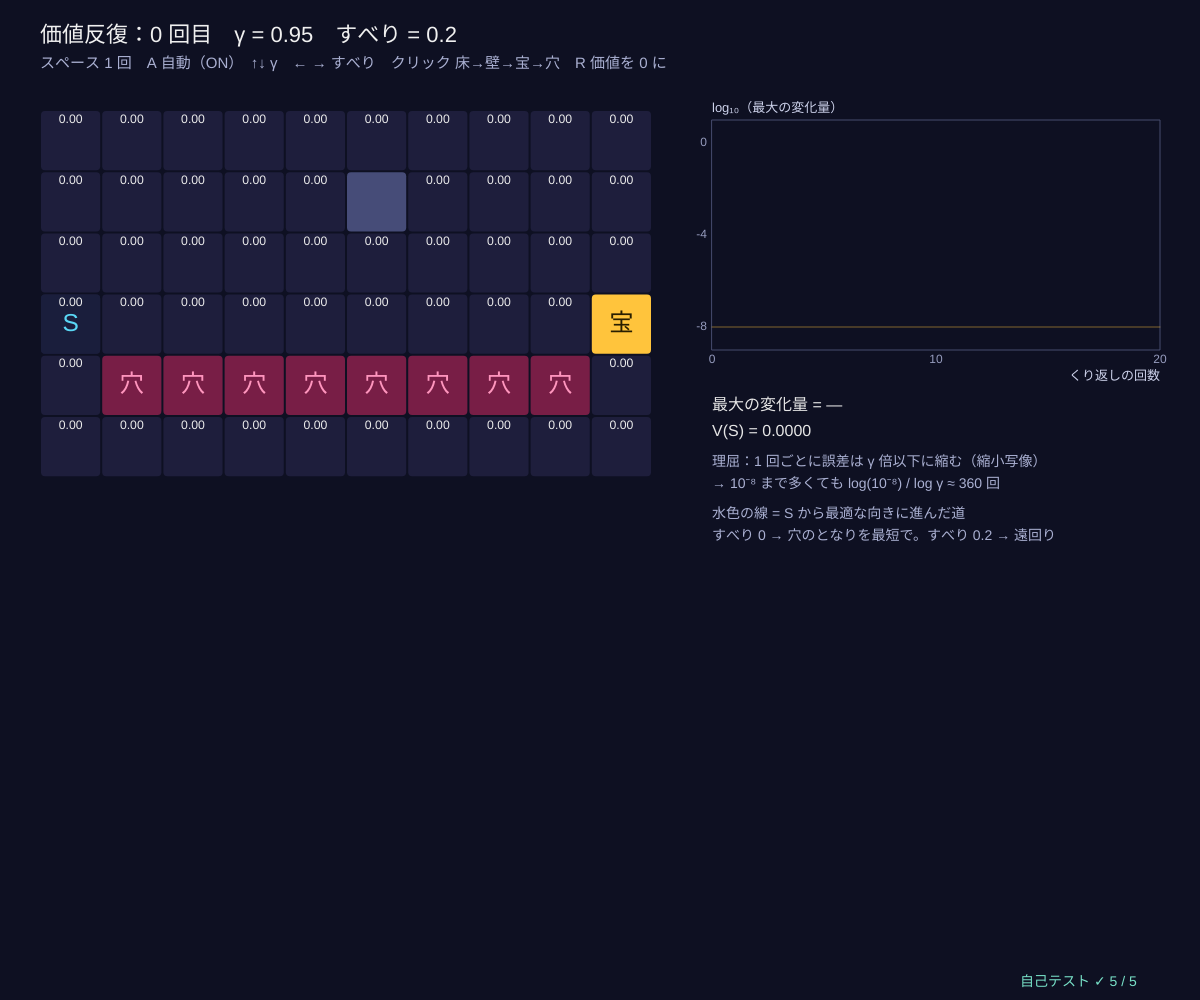
Frame 1 (no input)
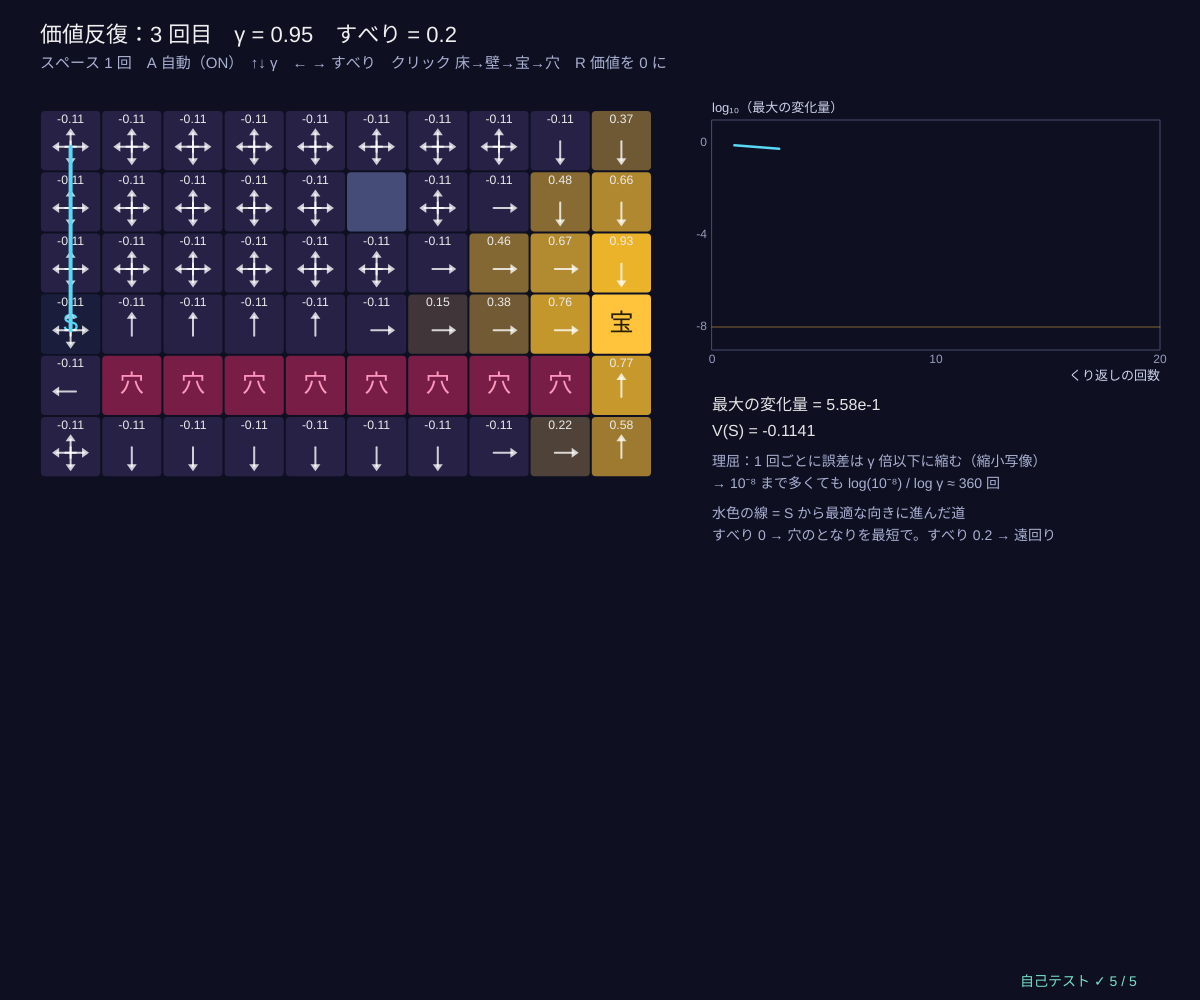
Frame 60 (no input)
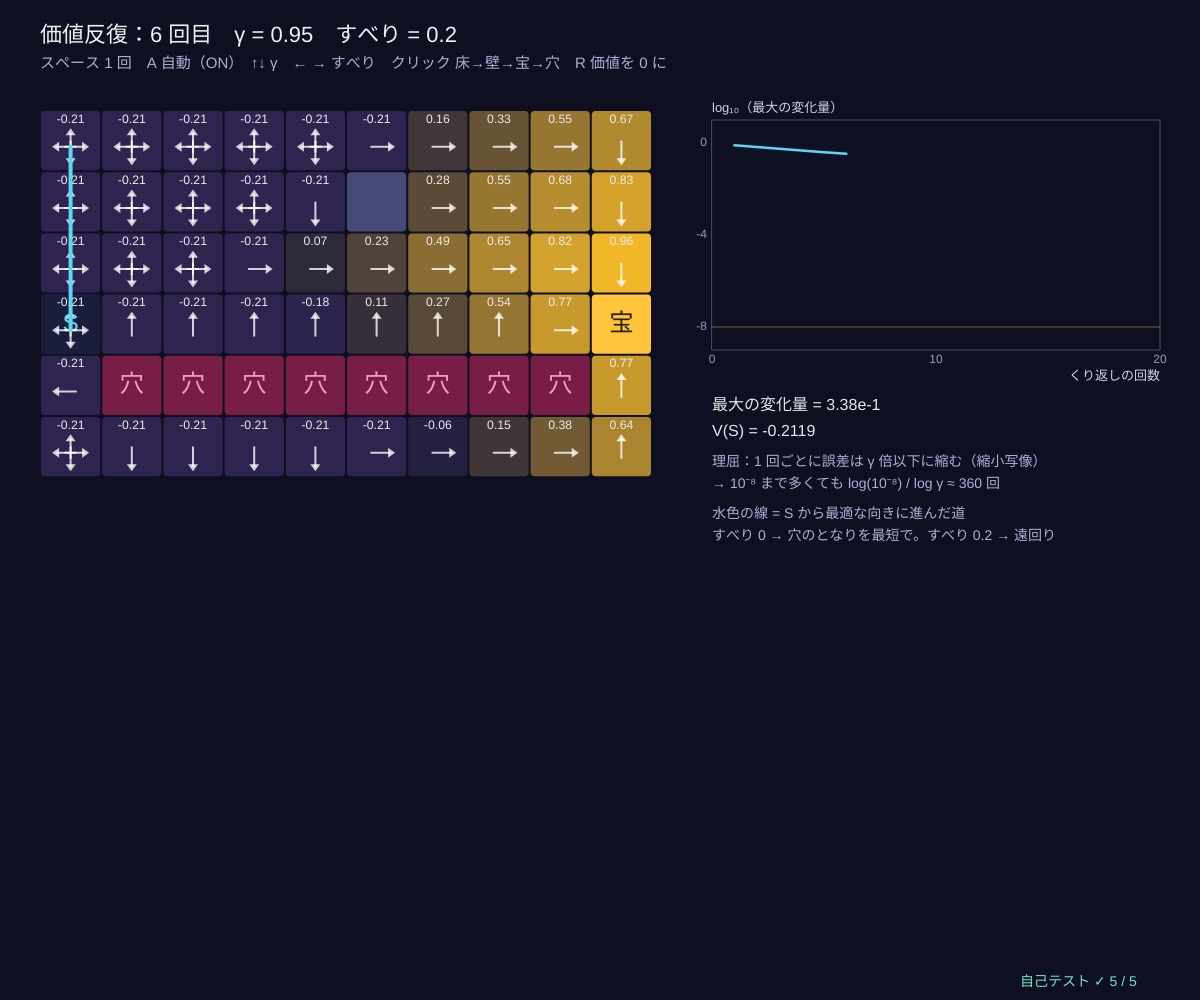
Frame 120 (the mouse pressed at the canvas centre since frame 60)

The p5.js sketch that drew these frames (run headless with seeded random() and noise() and a simulated clock; from frame 60 on, the mouse is pressed at the canvas centre):

// p5.js sketch
// ── sketch.js
// ============================================
// 02 価値反復 ─ ベルマン最適方程式 V(s) = max_a Σ_s' P(s′|s,a) (r + γ V(s′)) をくり返して解く
// 1 回ごとに「1 歩先まで見た最善」を全部のマスで計算しなおす。最大の変化量は毎回 γ 倍以下に縮み、0 に近づく。
// 落ち着いた価値から、各マスで価値がいちばん大きくなる向き（矢印）= 最適方策。すべりやすいと穴のそばを避ける道に変わる
// スペース 1 回すすめる / A 自動 / ↑↓ γ / ← → すべり / クリック 床→壁→宝→穴 / R 価値を 0 に戻す
// ============================================

let mapRows = [                          // ★ 地図（. 床、# 壁、S スタート、G 宝 +1、P 落とし穴 −1）
  '..........',
  '.....#....',
  '..........',
  'S........G',
  '.PPPPPPPP.',
  '..........',
];
let gamma = 0.95, slip = 0.2;            // ★ 割引率とすべりやすさ
const STEP_R = -0.04;                    // ★ 1 歩ごとの報酬
const TOL = 1e-8;                        // ★ 収束の判定：最大の変化量がこれより小さくなったら終わり
let gw, mdp, vTable = [], deltas = [], iter = 0, auto = true, gx = 40, gy = 110, cs = 60;

function setup() {
  createCanvas(windowWidth, windowHeight);
  gw = gridParse(mapRows);
  selfTest();
  rebuild();
}
function rebuild() { mdp = buildMdp(gw, slip, STEP_R); resetV(); }
function resetV() { vTable = new Array(mdp.nS).fill(0); deltas = []; iter = 0; }
function sweepOnce() { if (deltas.length && deltas[deltas.length - 1] < TOL) return; deltas.push(viSweep(mdp, vTable, gamma)); iter++; }

// S から、各マスの最適な向き（同点なら最初のもの）に「意図どおり」進んだ道
function greedyRoute(m, V, gam) {
  let s = m.gw.cell.indexOf('S'), route = [s];
  for (let t = 0; t < 60 && !m.term[s]; t++) { let a = optimalActs(m, V, gam, s, 1e-9)[0]; s = gridMove(m.gw, s, a); if (route.includes(s)) break; route.push(s); }
  return route;
}

function draw() {
  background(...BG);
  if (auto && frameCount % 20 === 0) sweepOnce();
  cs = Math.min(66, (width * 0.56 - 60) / gw.w, (height - 230) / gw.h);
  noStroke(); fill(240); textSize(22); textAlign(LEFT, BASELINE);
  text('価値反復：' + iter + ' 回目　γ = ' + gamma.toFixed(2) + '　すべり = ' + slip.toFixed(1), 40, 42);
  fill(170, 176, 210); textSize(15);
  text('スペース 1 回　A 自動（' + (auto ? 'ON' : 'OFF') + '）　↑↓ γ　← → すべり　クリック 床→壁→宝→穴　R 価値を 0 に', 40, 68);

  // ---- マスの色 = 価値、数字 = V(s)、矢印 = 最適な向き
  for (let s = 0; s < mdp.nS; s++) {
    let [x, y] = cellXY(gw, s, gx, gy, cs), c = gw.cell[s];
    if (c === '#' || mdp.term[s]) continue;
    noStroke(); valueFill(vTable[s], -1, 1); rect(x + 1, y + 1, cs - 2, cs - 2, 4);
  }
  drawCells(gw, gx, gy, cs, true);
  for (let s = 0; s < mdp.nS; s++) {
    if (mdp.term[s]) continue;
    let [x, y] = cellXY(gw, s, gx, gy, cs);
    fill(235); noStroke(); textAlign(CENTER, TOP); textSize(Math.max(10, cs * 0.2)); text(fmtN(vTable[s]), x + cs / 2, y + 3);
    if (iter > 0) for (let a of optimalActs(mdp, vTable, gamma, s, 1e-9)) { stroke(255, 255, 255, 200); strokeWeight(2); fill(255, 255, 255, 200); drawArrowIn(x + cs / 2, y + cs * 0.6, a, cs * 0.22); }
  }
  if (iter > 0) {
    let route = greedyRoute(mdp, vTable, gamma);
    stroke(...CYAN); strokeWeight(4); polyline(route.map((s) => { let [x, y] = cellXY(gw, s, gx, gy, cs); return [x + cs / 2, y + cs * 0.6]; }));
  }

  // ---- 最大の変化量（対数）
  let g = { x: gx + gw.w * cs + 60, y: 120, w: Math.min(460, width - gx - gw.w * cs - 100), h: 230, x0: 0, x1: Math.max(20, iter), y0: -9, y1: 1 };
  plotAxes(g, 'くり返しの回数', 'log₁₀（最大の変化量）', [0, Math.round(g.x1 / 2), g.x1], [-8, -4, 0]);
  stroke(...GOLD, 120); strokeWeight(1); line(g.x, gY(g, -8), g.x + g.w, gY(g, -8));
  drawCurve(g, deltas.map((d) => Math.log10(Math.max(d, 1e-12))), CYAN, 2.5, 1);
  let last = deltas.length ? deltas[deltas.length - 1] : Infinity, py = g.y + g.h + 60;
  noStroke(); fill(230); textSize(16); textAlign(LEFT, BASELINE);
  text('最大の変化量 = ' + (isFinite(last) ? last.toExponential(2) : '—') + (last < TOL ? '　→ 収束（< 10⁻⁸）' : ''), g.x, py);
  text('V(S) = ' + fmtN(vTable[gw.cell.indexOf('S')], 4), g.x, py + 26);
  fill(170, 176, 210); textSize(14);
  text('理屈：1 回ごとに誤差は γ 倍以下に縮む（縮小写像）', g.x, py + 56);
  text('→ 10⁻⁸ まで多くても log(10⁻⁸) / log γ ≈ ' + Math.ceil(Math.log(1e-8) / Math.log(Math.max(gamma, 0.01))) + ' 回', g.x, py + 78);
  text('水色の線 = S から最適な向きに進んだ道', g.x, py + 108);
  text('すべり 0 → 穴のとなりを最短で。すべり 0.2 → 遠回り', g.x, py + 130);
  drawSelfTest(width - 180, height - 14);
}

function mousePressed() {
  let s = cellAt(gw, gx, gy, cs, mouseX, mouseY);
  if (s < 0 || gw.cell[s] === 'S') return;
  let order = ['.', '#', 'G', 'P']; gw.cell[s] = order[(order.indexOf(gw.cell[s]) + 1) % 4]; rebuild();
}
function keyPressed() {
  if (key === ' ') sweepOnce();
  if (key === 'a' || key === 'A') auto = !auto;
  if (key === 'r' || key === 'R') resetV();
  if (key === UP_ARROW) { gamma = Math.min(0.99, Math.round((gamma + 0.05) * 100) / 100); rebuild(); }
  if (key === DOWN_ARROW) { gamma = Math.max(0.05, Math.round((gamma - 0.05) * 100) / 100); rebuild(); }
  if (key === RIGHT_ARROW) { slip = Math.min(0.8, Math.round((slip + 0.1) * 10) / 10); rebuild(); }
  if (key === LEFT_ARROW) { slip = Math.max(0, Math.round((slip - 0.1) * 10) / 10); rebuild(); }
  return false;
}

// ---- 自己テスト
function selfTest() {
  selfTestResults = [];
  let gwT = gridParse(mapRows);           // テスト用の地図（画面の地図とは別）
  let m = buildMdp(gwT, 0.2, STEP_R), r = valueIteration(m, 0.95, TOL, 5000);
  check('価値反復が収束：最大の変化量 < 10⁻⁸（' + r.its + ' 回）', r.deltas[r.deltas.length - 1] < TOL && r.its < 5000);
  let res = 0; for (let s = 0; s < m.nS; s++) if (!m.term[s]) res = Math.max(res, Math.abs(r.V[s] - maxOf([0, 1, 2, 3].map((a) => qValue(m, r.V, 0.95, s, a)))));
  check('結果はベルマン最適方程式を満たす：|V − max_a Q| ≤ ' + res.toExponential(1), res < 1e-7);
  let okC = true; for (let k = 1; k < r.deltas.length; k++) if (r.deltas[k] > 0.95 * r.deltas[k - 1] + 1e-12) okC = false;
  check('縮小：毎回の最大の変化量 ≤ γ × 前回', okC);
  // すべり 0：最短経路の長さ L から V(S) を手で計算
  let m0 = buildMdp(gwT, 0, STEP_R), r0 = valueIteration(m0, 0.95, 1e-12, 5000), st = gwT.cell.indexOf('S'), L = bfsDist(gwT, gwT.cell.indexOf('G'))[st];
  let hand = 0; for (let t = 0; t < L - 1; t++) hand += Math.pow(0.95, t) * STEP_R; hand += Math.pow(0.95, L - 1);
  check('すべり 0：V(S) = 最短 ' + L + ' 歩の割引つき報酬 ' + fmtN(hand, 6), near(r0.V[st], hand, 1e-9));
  // すべりで道が変わる：穴のとなりを通るか
  let besidePit = (route) => route.some((s) => !m.term[s] && [0, 1, 2, 3].some((a) => gwT.cell[gridMove(gwT, s, a)] === 'P'));
  let routeA = greedyRoute(m0, r0.V, 0.95), routeB = greedyRoute(m, r.V, 0.95);
  check('すべり 0 の道は穴のとなりを通る、すべり 0.2 の道は通らない（遠回り）', besidePit(routeA) && !besidePit(routeB) && routeB.length > routeA.length);
  reportSelfTest();
}

// ---------- やってみよう ----------
// 1. スペースで 1 回ずつ進めて、宝の価値がどこまで「しみ出す」か見よう。何回で S に届く？
// 2. γ を 0.5 にすると、収束までの回数と道はどう変わる？（遠くの宝が見えにくくなる）
// 3. すべりを 0.1 ずつ上げて、道が遠回りに切りかわるのはどこ？
// 4. STEP_R を −0.5 にすると、穴に飛びこむほうが得なマスが出てくる。どこ？
// 5. 壁をクリックで置いて、迷路にしてみよう。矢印はどう変わる？

// ==================================================
// ここから下は「強化学習の道具」（中身は読まなくても OK。消さないでね）
// ==================================================
// ---- 色と小さな道具
const BG = [14, 16, 34];                // 背景（アーケードの紺）
const GOLD = [255, 196, 60], CYAN = [90, 215, 245], PINK = [245, 110, 170], LIME = [160, 230, 110], VIOLET = [175, 140, 255];
function clampv(v, a, b) { return v < a ? a : v > b ? b : v !== v ? a : v; }     // NaN なら a に戻す
function argmaxR(q) {                  // いちばん大きい値の番号（同点はランダムに 1 つ）
  let m = -Infinity, best = [];
  for (let i = 0; i < q.length; i++) {
    if (q[i] > m + 1e-12) { m = q[i]; best = [i]; } else if (Math.abs(q[i] - m) <= 1e-12) best.push(i);
  }
  return best.length ? best[Math.floor(rnd() * best.length)] : 0;
}
function argmaxFirst(q) { let b = 0; for (let i = 1; i < q.length; i++) if (q[i] > q[b]) b = i; return b; }   // 同点は若い番号
function maxOf(q) { let m = -Infinity; for (let v of q) if (v > m) m = v; return m; }
function epsGreedy(q, eps) { return rnd() < eps ? Math.floor(rnd() * q.length) : argmaxR(q); }   // ε の確率でランダム、ほかは貪欲
function softmaxArr(h, tau) {          // ボルツマン分布 exp(h/τ) / Σ（大きい数でもあふれないように最大値を引く）
  let m = maxOf(h), e = h.map((v) => Math.exp((v - m) / (tau || 1))), s = e.reduce((a, b) => a + b, 0);
  return e.map((v) => v / s);
}
function sampleFrom(p) { let u = rnd(), c = 0; for (let i = 0; i < p.length; i++) { c += p[i]; if (u < c) return i; } return p.length - 1; }
function meanOf(a) { return a.length ? a.reduce((s, v) => s + v, 0) / a.length : 0; }
function fmtN(v, d) { if (typeof v !== 'number' || v !== v) return '?'; let s = v.toFixed(d === undefined ? 2 : d); return s === '-0.00' || s === '-0.0' || s === '-0' ? s.slice(1) : s; }
// ---- 種つきの乱数（同じ種なら毎回同じ列 → 実験をくり返せる）
let rngState = 1;
function seedRng(s) { rngState = (s >>> 0) || 1; }
function rnd() {                       // 0〜1 の一様乱数（mulberry32）
  rngState = (rngState + 0x6d2b79f5) >>> 0;
  let t = rngState;
  t = Math.imul(t ^ (t >>> 15), t | 1);
  t ^= t + Math.imul(t ^ (t >>> 7), t | 61);
  return ((t ^ (t >>> 14)) >>> 0) / 4294967296;
}
function rndInt(a, b) { return a + Math.floor(rnd() * (b - a + 1)); }
function randn() { let u = 1 - rnd(), v = rnd(); return Math.sqrt(-2 * Math.log(u)) * Math.cos(2 * Math.PI * v); }   // 標準正規分布
// ---- グラフの道具：g = { x, y, w, h, x0, x1, y0, y1 }
function gX(g, v) { return g.x + clampv((v - g.x0) / (g.x1 - g.x0), -0.02, 1.02) * g.w; }
function gY(g, v) { return g.y + g.h - clampv((v - g.y0) / (g.y1 - g.y0), -0.02, 1.02) * g.h; }
function plotAxes(g, xl, yl, xt, yt) {
  stroke(70, 76, 110); strokeWeight(1); noFill(); rect(g.x, g.y, g.w, g.h);
  noStroke(); fill(150, 156, 190); textSize(12); textAlign(CENTER, TOP);
  for (let v of xt) text(+v.toPrecision(3), gX(g, v), g.y + g.h + 4);
  textAlign(RIGHT, CENTER);
  for (let v of yt) text(+v.toPrecision(3), g.x - 5, gY(g, v));
  textAlign(LEFT, BASELINE); fill(205, 210, 235); textSize(13);
  text(xl, g.x + g.w - textWidth(xl), g.y + g.h + 30); text(yl, g.x, g.y - 8);
}
function polyline(pts) {               // 点が 2 つ以上あるときだけ折れ線を描く（空の beginShape を作らない）
  if (pts.length < 2) return;
  noFill(); beginShape(); for (let p of pts) vertex(p[0], p[1]); endShape();
}
function smoothArr(a, k) {             // 直前 k 個の平均（ギザギザの学習曲線をならす）
  let out = [], s = 0;
  for (let i = 0; i < a.length; i++) { s += a[i]; if (i >= k) s -= a[i - k]; out.push(s / Math.min(i + 1, k)); }
  return out;
}
function drawCurve(g, arr, col, sw, xOff) {   // arr[i] を x = i (+ xOff) に。長いときは間引いて 600 点まで
  let n = arr.length, stride = Math.max(1, Math.ceil(n / 600)), pts = [];
  for (let i = 0; i < n; i += stride) pts.push([gX(g, i + (xOff || 0)), gY(g, arr[i])]);
  if (n > 1 && (n - 1) % stride) pts.push([gX(g, n - 1 + (xOff || 0)), gY(g, arr[n - 1])]);
  stroke(...col); strokeWeight(sw || 2); polyline(pts);
}
function legend(x, y, items) {         // items = [[色, 名前], …]
  textSize(13); textAlign(LEFT, CENTER);
  for (let [c, s] of items) { noStroke(); fill(...c); rect(x, y - 5, 16, 10); fill(220, 225, 245); text(s, x + 22, y); y += 20; }
}
// ---- グリッドワールド：文字の地図 '.' 床、'#' 壁、'S' スタート、'G' 宝（+1 で終わり）、'P' 落とし穴（−1 で終わり）
const DIRS = [[0, -1], [1, 0], [0, 1], [-1, 0]];    // 行動 0 上、1 右、2 下、3 左
const DIR_NAMES = ['上', '右', '下', '左'];
function gridParse(rows) { return { w: rows[0].length, h: rows.length, cell: rows.join('').split('') }; }
function gridMove(gw, s, a) {          // 決まった向きに 1 マス。外や壁ならその場にとどまる
  let x = s % gw.w + DIRS[a][0], y = Math.floor(s / gw.w) + DIRS[a][1];
  if (x < 0 || y < 0 || x >= gw.w || y >= gw.h || gw.cell[y * gw.w + x] === '#') return s;
  return y * gw.w + x;
}
function isTerminalCell(c) { return c === 'G' || c === 'P'; }
function enterReward(c, stepR) { return c === 'G' ? 1 : c === 'P' ? -1 : stepR; }
// マルコフ決定過程を作る：P[s][a] = [{ s2, p, r }]。意図した向きに 1 − slip、左右の直角の向きに slip/2 ずつ
function buildMdp(gw, slip, stepR) {
  let nS = gw.w * gw.h, P = [], term = [];
  for (let s = 0; s < nS; s++) {
    let c = gw.cell[s]; term.push(isTerminalCell(c) || c === '#'); P.push([]);
    for (let a = 0; a < 4; a++) {
      if (term[s]) { P[s].push([{ s2: s, p: 1, r: 0 }]); continue; }       // 終わりのマス（と壁）はそこに留まり、報酬 0
      let outs = [[a, 1 - slip], [(a + 1) % 4, slip / 2], [(a + 3) % 4, slip / 2]], list = [];
      for (let [d, p] of outs) {
        if (p <= 0) continue;
        let s2 = gridMove(gw, s, d), r = enterReward(gw.cell[s2], stepR), e = list.find((o) => o.s2 === s2);
        if (e) e.p += p; else list.push({ s2, p, r });
      }
      P[s].push(list);
    }
  }
  return { nS, nA: 4, P, term, gw };
}
function qValue(mdp, V, gamma, s, a) { let q = 0; for (let o of mdp.P[s][a]) q += o.p * (o.r + gamma * V[o.s2]); return q; }
function viSweep(mdp, V, gamma) {      // 価値反復の 1 回：V(s) ← max_a Σ p (r + γ V(s'))。戻り値 = 最大の変化量
  let nv = V.slice(), d = 0;
  for (let s = 0; s < mdp.nS; s++) {
    if (mdp.term[s]) continue;
    let best = -Infinity; for (let a = 0; a < 4; a++) best = Math.max(best, qValue(mdp, V, gamma, s, a));
    nv[s] = best; d = Math.max(d, Math.abs(best - V[s]));
  }
  for (let s = 0; s < mdp.nS; s++) V[s] = nv[s];
  return d;
}
function valueIteration(mdp, gamma, tol, maxIt) {
  let V = new Array(mdp.nS).fill(0), its = 0, d = Infinity, deltas = [];
  while (d >= tol && its < (maxIt || 100000)) { d = viSweep(mdp, V, gamma); deltas.push(d); its++; }
  return { V, its, deltas };
}
function optimalActs(mdp, V, gamma, s, tol) {     // 最適な行動の集合（同点は全部）
  let q = [0, 1, 2, 3].map((a) => qValue(mdp, V, gamma, s, a)), m = maxOf(q);
  return [0, 1, 2, 3].filter((a) => q[a] >= m - (tol || 1e-9));
}
function evalPolicy(mdp, pi, gamma, tol, V0) {    // 方策評価：V(s) ← Σ p (r + γ V(s')) を、変化が tol 未満になるまで
  let V = V0 ? V0.slice() : new Array(mdp.nS).fill(0), sweeps = 0, d = Infinity;
  while (d >= tol && sweeps < 100000) {
    d = 0;
    for (let s = 0; s < mdp.nS; s++) {
      if (mdp.term[s]) continue;
      let v = qValue(mdp, V, gamma, s, pi[s]); d = Math.max(d, Math.abs(v - V[s])); V[s] = v;
    }
    sweeps++;
  }
  return { V, sweeps };
}
function cellXY(gw, s, gx, gy, cs) { return [gx + (s % gw.w) * cs, gy + Math.floor(s / gw.w) * cs]; }
function drawArrowIn(cx, cy, a, len) { // マスの中心から向き a に矢印
  let dx = DIRS[a][0], dy = DIRS[a][1], ex = cx + dx * len, ey = cy + dy * len;
  line(cx - dx * len * 0.4, cy - dy * len * 0.4, ex, ey);
  noStroke(); triangle(ex + dx * 5, ey + dy * 5, ex - dy * 5 - dx * 2, ey + dx * 5 - dy * 2, ex + dy * 5 - dx * 2, ey - dx * 5 - dy * 2);
}
function drawCells(gw, gx, gy, cs, skipFloor) {   // 壁・宝・落とし穴・スタートを描く
  textAlign(CENTER, CENTER); textSize(cs * 0.4);
  for (let s = 0; s < gw.w * gw.h; s++) {
    let c = gw.cell[s], [x, y] = cellXY(gw, s, gx, gy, cs);
    if (c === '.' && skipFloor) continue;
    noStroke();
    if (c === '#') fill(70, 76, 120); else if (c === 'G') fill(...GOLD); else if (c === 'P') fill(120, 30, 70); else fill(26, 30, 60);
    rect(x + 1, y + 1, cs - 2, cs - 2, 4);
    if (c === 'G') { fill(40, 30, 0); text('宝', x + cs / 2, y + cs / 2); }
    if (c === 'P') { fill(255, 150, 190); text('穴', x + cs / 2, y + cs / 2); }
    if (c === 'S') { fill(...CYAN); text('S', x + cs / 2, y + cs / 2); }
  }
}
function cellAt(gw, gx, gy, cs, mx, my) {         // マウスの下のマス（なければ −1）
  let x = Math.floor((mx - gx) / cs), y = Math.floor((my - gy) / cs);
  return x >= 0 && y >= 0 && x < gw.w && y < gw.h ? y * gw.w + x : -1;
}
function bfsDist(gw, goal) {           // 決定的に動くときの、各マスからゴールまでの最短の歩数（届かなければ Infinity）
  let d = new Array(gw.w * gw.h).fill(Infinity), q = [goal]; d[goal] = 0;
  while (q.length) {
    let s = q.shift();
    for (let a = 0; a < 4; a++) {
      let x = s % gw.w - DIRS[a][0], y = Math.floor(s / gw.w) - DIRS[a][1], p = y * gw.w + x;   // p から向き a で s に来られる？
      if (x < 0 || y < 0 || x >= gw.w || y >= gw.h || gw.cell[p] === '#' || d[p] < Infinity || isTerminalCell(gw.cell[p])) continue;
      if (gridMove(gw, p, a) === s) { d[p] = d[s] + 1; q.push(p); }
    }
  }
  return d;
}
function valueFill(v, lo, hi) {        // 低い = 紫、0 = 紺、高い = 金
  let t = clampv((v - lo) / (hi - lo || 1), 0, 1);
  if (t < 0.5) { let u = t / 0.5; fill(110 - 80 * u, 60 - 30 * u, 150 - 90 * u); }
  else { let u = (t - 0.5) / 0.5; fill(30 + 220 * u, 30 + 160 * u, 60 - 20 * u); }
}
// ---- 自己テストの道具
let selfTestResults = [];
function check(name, cond) { selfTestResults.push({ name, ok: !!cond }); }
function near(a, b, tol) { return a !== null && a !== undefined && isFinite(a) && Math.abs(a - b) <= (tol === undefined ? 1e-9 : tol); }
function noNaN(v) { return Array.isArray(v) || ArrayBuffer.isView(v) ? Array.from(v).every(noNaN) : !(typeof v === 'number' && !isFinite(v)); }
function reportSelfTest() { for (let r of selfTestResults) (r.ok ? console.log : console.error)((r.ok ? '✓ ' : '✗ ') + r.name); }
function selfTestLine() { let n = selfTestResults.filter((r) => r.ok).length; return '自己テスト ' + (n === selfTestResults.length ? '✓ ' : '✗ ') + n + ' / ' + selfTestResults.length; }
function drawSelfTest(x, y) { noStroke(); fill(selfTestResults.every((r) => r.ok) ? color(120, 225, 200) : color(255, 90, 120)); textSize(14); textAlign(LEFT, BASELINE); text(selfTestLine(), x, y); }
